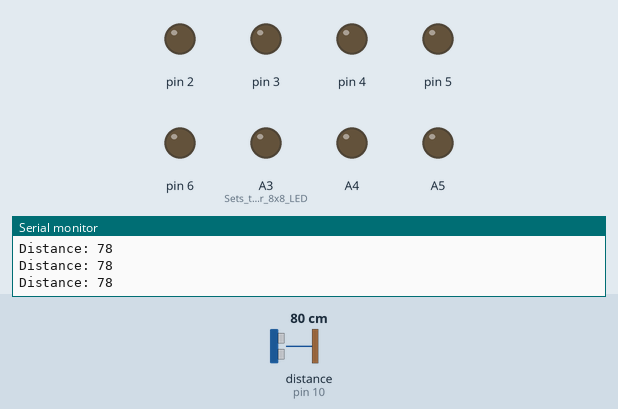
Simulated run of this sketch. Board: Arduino Uno, built with avr-gcc and run on an emulated ATmega328P. Parts: output pins drawn as LEDs (lit = HIGH), the last lines printed to the serial monitor. Wiring (inferred from the names in the program): ultrasonic range finder: trigger pin 9; echo pin 10. Inputs (shaded band) come from the test bench; at power-on: distance to the obstacle (sensor on pin 10) 80 cm. The echo pulse lasts 58.3 µs per cm; pins used as bus, display or sensor lines are not drawn.

Above: at 1.2 s.
1.3 s: distance to the obstacle (sensor on pin 10) set to 24 cm
2.8 s: distance to the obstacle (sensor on pin 10) set to 19 cm
At 3.8 s:
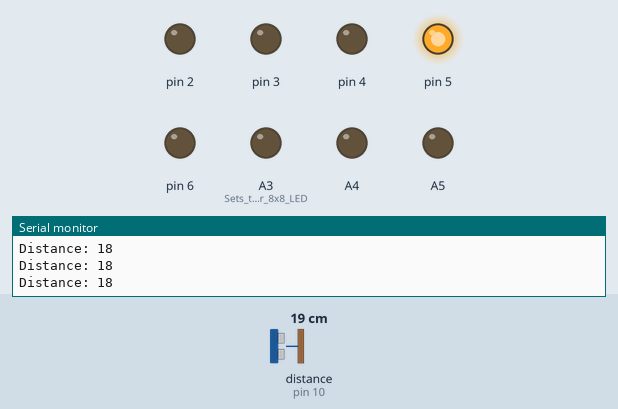
4.3 s: distance to the obstacle (sensor on pin 10) set to 17 cm
At 5.0 s:
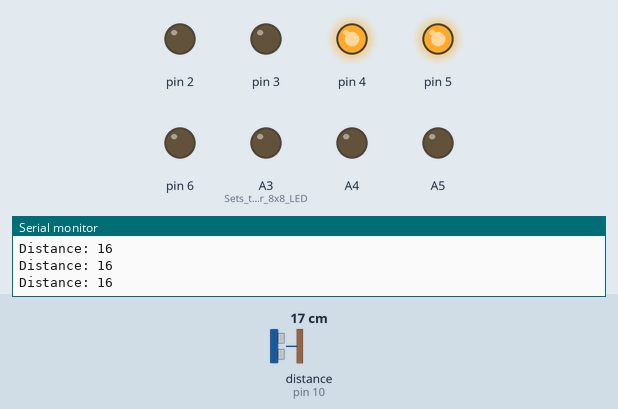
5.8 s: distance to the obstacle (sensor on pin 10) set to 14 cm
At 6.1 s:
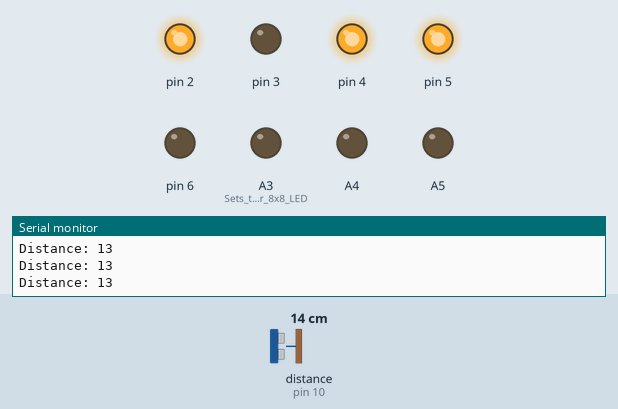
7.3 s: distance to the obstacle (sensor on pin 10) set to 2 cm
At 8.4 s:
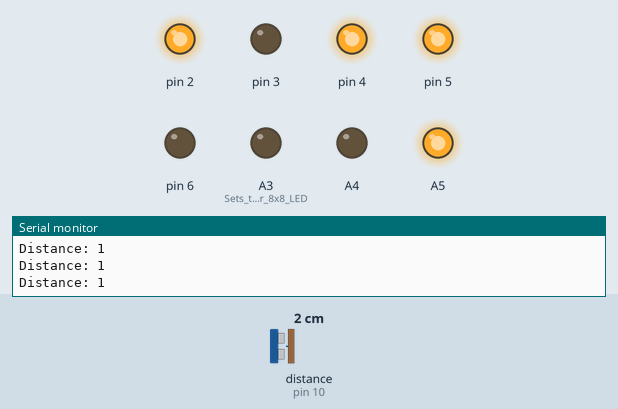
8.8 s: distance to the obstacle (sensor on pin 10) set to 35 cm
At 9.6 s:
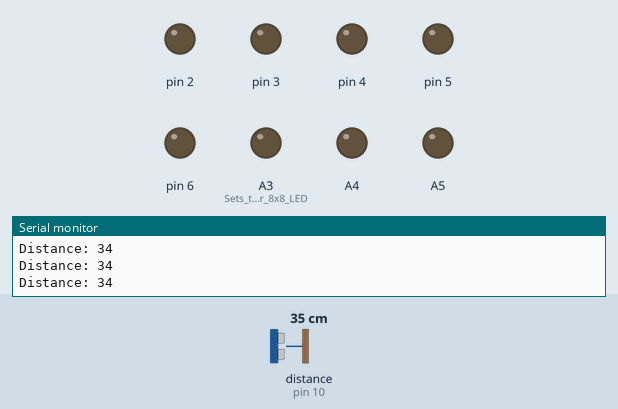
Timing chart, 0 to 11.3 s (numbered marks = the images above; inputs shaded):
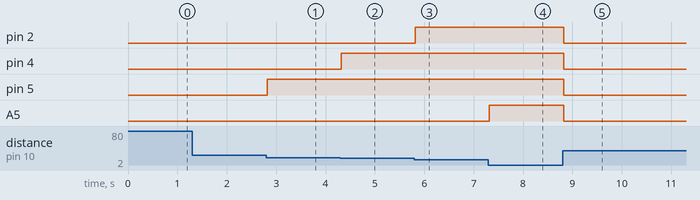

The sketch:

miniproject1_fireplace.ino
```cpp
// Mini Group Project 1
// Members: Kyungchan Lim, Lu Liu

/*
  Ultrasonic Sensor HC-SR04 and Arduino Tutorial

  by Dejan Nedelkovski,
  www.HowToMechatronics.com

*/
// defines pins numbers
const int trigPin = 9;
const int echoPin = 10;
// defines variables
long duration;
int distance;
void setup() {
  pinMode(trigPin, OUTPUT); // Sets the trigPin as an Output
  pinMode(echoPin, INPUT); // Sets the echoPin as an Input
  Serial.begin(9600); // Starts the serial communication
  pinMode(A3,OUTPUT); // Sets the pin for 8x8 LED matrix
  pinMode(A4,OUTPUT);
  pinMode(A5,OUTPUT);
  pinMode(2,OUTPUT);
  pinMode(3,OUTPUT);
  pinMode(4,OUTPUT);
  pinMode(5,OUTPUT);
  pinMode(6,OUTPUT);
}

// turn off all the lights in the matrix
void lightNone() {
  digitalWrite(A3, LOW);
  digitalWrite(A4, LOW);
  digitalWrite(A5, LOW);
  digitalWrite(2, LOW);
  digitalWrite(3, LOW);
  digitalWrite(4, LOW);
  digitalWrite(5, LOW);
  digitalWrite(6, LOW);
}

// turn on all lights in the matrix (to test if the light works)
void lightAll() {
  digitalWrite(A3, HIGH);
  digitalWrite(A4, HIGH);
  digitalWrite(A5, HIGH);
  digitalWrite(6, HIGH);
  digitalWrite(2, HIGH);
  digitalWrite(3, HIGH);
  digitalWrite(4, HIGH);
  digitalWrite(5, HIGH);
}

// define row 1
void row1() {
  digitalWrite(A3, HIGH);
}

// define row 2
void row2() {
  digitalWrite(A4, HIGH);
}

// define row 3
void row3() {
  digitalWrite(A5, HIGH);
}

// define row 4
void row4() {
  digitalWrite(2, HIGH);
}

// define row 5
void row5(){
  digitalWrite(3, HIGH);
}

// define row 6
void row6(){
  digitalWrite(4, HIGH);
}

// define row 7
void row7(){
  digitalWrite(5, HIGH);
}

// define row 8
void row8(){
  digitalWrite(6, HIGH);
}

// start the loop
void loop() {
  // Clears the trigPin
  digitalWrite(trigPin, LOW);
  delayMicroseconds(2);
  // Sets the trigPin on HIGH state for 10 micro seconds
  digitalWrite(trigPin, HIGH);
  delayMicroseconds(10);
  digitalWrite(trigPin, LOW);
  // Reads the echoPin, returns the sound wave travel time in microseconds
  duration = pulseIn(echoPin, HIGH);
  // Calculating the distance
  distance = duration * 0.034 / 2;
  // Prints the distance on the Serial Monitor
  Serial.print("Distance: ");
  Serial.println(distance);

  // with the if statement, we calculate distance and display rows of lights. physical connection of the row is different than logical row.
  if (0 < distance && distance <= 3) {
    row3();
    // row1
  }
  else if (3 < distance && distance <= 5) {
    row8();
    // row2
  }
  else if (5 < distance && distance <= 7) {
    row2();
    // row3
  }
  else if (7 < distance && distance <= 9) {
    row1();
    // row4
  }
  else if (9 < distance && distance <= 11) {
    row5();
    // row5
  }
  else if (11 < distance && distance <= 14) {
    row4();
    // row6
  }
  else if (14 < distance && distance <= 17) {
    row6();
    // row7
  }
  else if (17 < distance && distance <= 20) {
    row7();
    // row8
  }

  else if (20 < distance) {
    lightNone();
  }
}
```

Measured:
- the behaviour switches between 22 and 21 cm on distance to the obstacle (sensor on pin 10) (found by bisection; images 0 and 1)
- the behaviour switches between 19 and 18 cm on distance to the obstacle (sensor on pin 10) (found by bisection; images 1 and 2)
- the behaviour switches between 16 and 15 cm on distance to the obstacle (sensor on pin 10) (found by bisection; images 2 and 3)
- after the input at 2.8 s, pin 5: LOW → HIGH at once
- after the input at 4.3 s, pin 4: LOW → HIGH at once
- after the input at 5.8 s, pin 2: LOW → HIGH at once
- after the input at 7.3 s, A5: LOW → HIGH at once
- after the input at 8.8 s, pin 2, pin 4, pin 5, A5: HIGH → LOW at once
